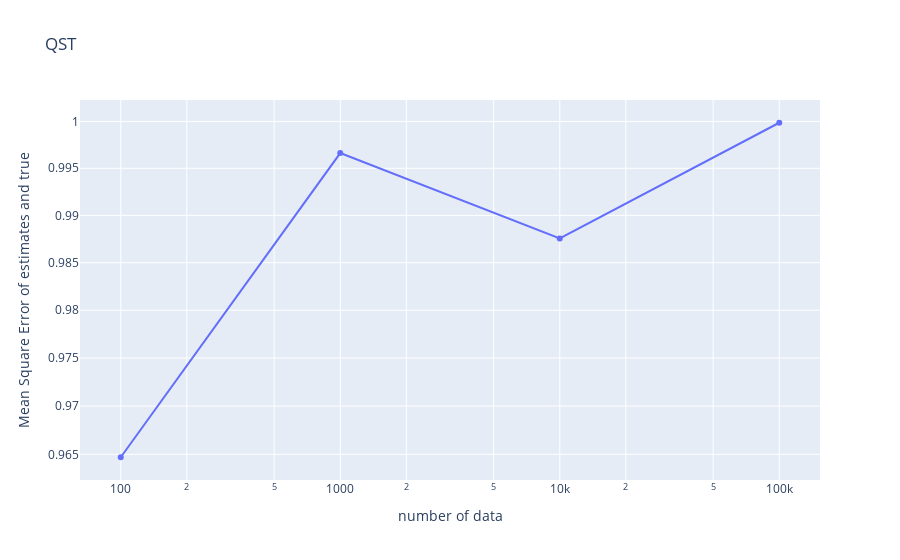
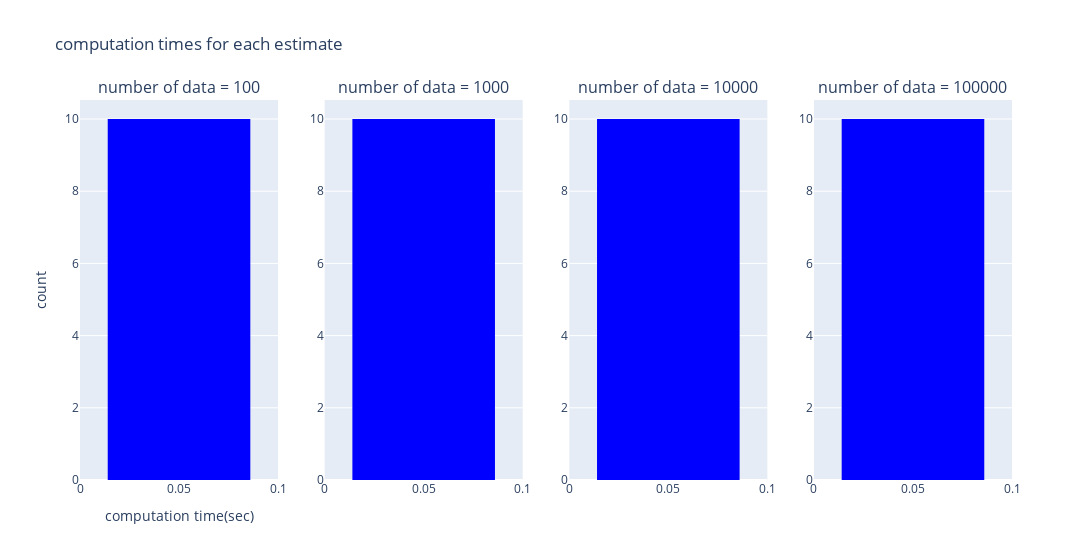

The notebook cell these images were saved under, in order:
### Code cell
show_mse(num_data, param_affine_est_linear)
show_computation_times(num_data, time_affine_est_linear)

### Figure 1 — Plotly figure (JSON) as saved in the notebook; plotly's stock layout.template omitted (floating-point values rounded to 4 significant figures)
{"data": [{"mode": "lines+markers", "type": "scatter", "x": [100, 1000, 10000, 100000], "y": [0.9647, 0.9966, 0.9876, 0.9999]}], "layout": {"title": {"text": "QST"}, "xaxis": {"title": {"text": "number of data"}, "type": "log"}, "yaxis": {"title": {"text": "Mean Square Error of estimates and true"}, "type": "log"}}}

### Figure 2 — Plotly figure (JSON) as saved in the notebook; plotly's stock layout.template omitted (floating-point values rounded to 4 significant figures)
{"data": [{"marker": {"color": "Blue"}, "type": "histogram", "x": [0, 0, 0, 0, 0, 0, 0, 0, 0, 0], "xaxis": "x", "xbins": {"end": 1, "size": 0.1, "start": 0}, "yaxis": "y"}, {"marker": {"color": "Blue"}, "type": "histogram", "x": [0, 0, 0, 0, 0, 0, 0, 0, 0.0009997, 0], "xaxis": "x2", "xbins": {"end": 1, "size": 0.1, "start": 0}, "yaxis": "y2"}, {"marker": {"color": "Blue"}, "type": "histogram", "x": [0, 0, 0, 0, 0, 0, 0, 0, 0, 0], "xaxis": "x3", "xbins": {"end": 1, "size": 0.1, "start": 0}, "yaxis": "y3"}, {"marker": {"color": "Blue"}, "type": "histogram", "x": [0, 0, 0, 0, 0, 0, 0, 0, 0, 0], "xaxis": "x4", "xbins": {"end": 1, "size": 0.1, "start": 0}, "yaxis": "y4"}], "layout": {"annotations": [{"font": {"size": 16}, "showarrow": false, "text": "number of data = 100", "x": 0.1062, "xanchor": "center", "xref": "paper", "y": 1, "yanchor": "bottom", "yref": "paper"}, {"font": {"size": 16}, "showarrow": false, "text": "number of data = 1000", "x": 0.3688, "xanchor": "center", "xref": "paper", "y": 1, "yanchor": "bottom", "yref": "paper"}, {"font": {"size": 16}, "showarrow": false, "text": "number of data = 10000", "x": 0.6313, "xanchor": "center", "xref": "paper", "y": 1, "yanchor": "bottom", "yref": "paper"}, {"font": {"size": 16}, "showarrow": false, "text": "number of data = 100000", "x": 0.8938, "xanchor": "center", "xref": "paper", "y": 1, "yanchor": "bottom", "yref": "paper"}], "bargap": 0.2, "bargroupgap": 0.1, "showlegend": false, "title": {"text": "computation times for each estimate"}, "width": 1200, "xaxis": {"anchor": "y", "domain": [0, 0.2125], "title": {"text": "computation time(sec)"}}, "xaxis2": {"anchor": "y2", "domain": [0.2625, 0.475]}, "xaxis3": {"anchor": "y3", "domain": [0.525, 0.7375]}, "xaxis4": {"anchor": "y4", "domain": [0.7875, 1]}, "yaxis": {"anchor": "x", "domain": [0, 1], "title": {"text": "count"}}, "yaxis2": {"anchor": "x2", "domain": [0, 1]}, "yaxis3": {"anchor": "x3", "domain": [0, 1]}, "yaxis4": {"anchor": "x4", "domain": [0, 1]}}}
